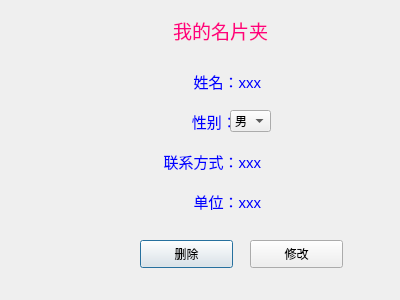
<?xml version="1.0" encoding="UTF-8"?>
<ui version="4.0">
 <class>Dialog</class>
 <widget class="QDialog" name="Dialog">
  <property name="geometry">
   <rect>
    <x>0</x>
    <y>0</y>
    <width>400</width>
    <height>300</height>
   </rect>
  </property>
  <property name="windowTitle">
   <string>Dialog</string>
  </property>
  <widget class="QLabel" name="userName">
   <property name="geometry">
    <rect>
     <x>160</x>
     <y>70</y>
     <width>101</width>
     <height>20</height>
    </rect>
   </property>
   <property name="text">
    <string>&lt;html&gt;&lt;head/&gt;&lt;body&gt;&lt;p align=&quot;right&quot;&gt;&lt;span style=&quot; font-size:11pt; color:#0000ff;&quot;&gt;姓名：xxx&lt;/span&gt;&lt;/p&gt;&lt;/body&gt;&lt;/html&gt;</string>
   </property>
  </widget>
  <widget class="QLabel" name="ProjectName">
   <property name="geometry">
    <rect>
     <x>120</x>
     <y>10</y>
     <width>201</width>
     <height>41</height>
    </rect>
   </property>
   <property name="text">
    <string>&lt;html&gt;&lt;head/&gt;&lt;body&gt;&lt;p align=&quot;center&quot;&gt;&lt;span style=&quot; font-size:14pt; color:#ff007f;&quot;&gt;我的名片夹&lt;/span&gt;&lt;/p&gt;&lt;/body&gt;&lt;/html&gt;</string>
   </property>
  </widget>
  <widget class="QLabel" name="userName_2">
   <property name="geometry">
    <rect>
     <x>120</x>
     <y>150</y>
     <width>141</width>
     <height>20</height>
    </rect>
   </property>
   <property name="text">
    <string>&lt;html&gt;&lt;head/&gt;&lt;body&gt;&lt;p align=&quot;right&quot;&gt;&lt;span style=&quot; font-size:11pt; color:#0000ff;&quot;&gt;联系方式：xxx&lt;/span&gt;&lt;/p&gt;&lt;/body&gt;&lt;/html&gt;</string>
   </property>
  </widget>
  <widget class="QLabel" name="userName_3">
   <property name="geometry">
    <rect>
     <x>160</x>
     <y>190</y>
     <width>101</width>
     <height>20</height>
    </rect>
   </property>
   <property name="text">
    <string>&lt;html&gt;&lt;head/&gt;&lt;body&gt;&lt;p align=&quot;right&quot;&gt;&lt;span style=&quot; font-size:11pt; color:#0000ff;&quot;&gt;单位：xxx&lt;/span&gt;&lt;/p&gt;&lt;/body&gt;&lt;/html&gt;</string>
   </property>
  </widget>
  <widget class="QLabel" name="userName_4">
   <property name="geometry">
    <rect>
     <x>140</x>
     <y>110</y>
     <width>101</width>
     <height>20</height>
    </rect>
   </property>
   <property name="text">
    <string>&lt;html&gt;&lt;head/&gt;&lt;body&gt;&lt;p align=&quot;right&quot;&gt;&lt;span style=&quot; font-size:11pt; color:#0000ff;&quot;&gt;性别：   &lt;/span&gt;&lt;/p&gt;&lt;/body&gt;&lt;/html&gt;</string>
   </property>
  </widget>
  <widget class="QPushButton" name="delete_2">
   <property name="geometry">
    <rect>
     <x>140</x>
     <y>240</y>
     <width>93</width>
     <height>28</height>
    </rect>
   </property>
   <property name="text">
    <string>删除</string>
   </property>
  </widget>
  <widget class="QPushButton" name="delete_3">
   <property name="geometry">
    <rect>
     <x>250</x>
     <y>240</y>
     <width>93</width>
     <height>28</height>
    </rect>
   </property>
   <property name="text">
    <string>修改</string>
   </property>
  </widget>
  <widget class="QComboBox" name="gentle">
   <property name="geometry">
    <rect>
     <x>230</x>
     <y>110</y>
     <width>41</width>
     <height>22</height>
    </rect>
   </property>
   <item>
    <property name="text">
     <string>男</string>
    </property>
   </item>
   <item>
    <property name="text">
     <string>女</string>
    </property>
   </item>
  </widget>
 </widget>
 <resources/>
 <connections/>
</ui>
